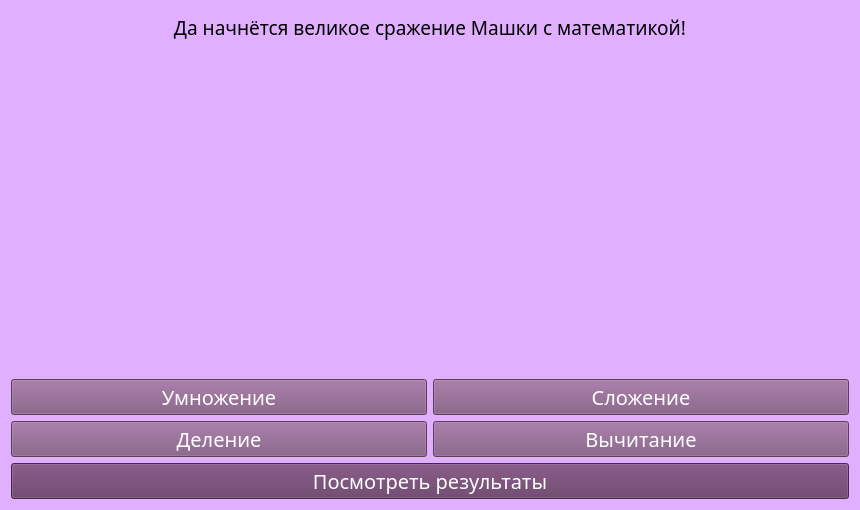
<?xml version="1.0" encoding="UTF-8"?>
<ui version="4.0">
 <class>Form</class>
 <widget class="QWidget" name="Form">
  <property name="geometry">
   <rect>
    <x>0</x>
    <y>0</y>
    <width>860</width>
    <height>510</height>
   </rect>
  </property>
  <property name="windowTitle">
   <string>Form</string>
  </property>
  <property name="styleSheet">
   <string notr="true">background-color: rgb(225, 175, 255);</string>
  </property>
  <layout class="QGridLayout" name="gridLayout">
   <item row="2" column="1">
    <widget class="QPushButton" name="summ">
     <property name="font">
      <font>
       <family>Segoe Print</family>
       <pointsize>15</pointsize>
      </font>
     </property>
     <property name="styleSheet">
      <string notr="true">background-color: rgb(129, 86, 129);
color: rgb(255, 255, 255);</string>
     </property>
     <property name="text">
      <string>Сложение</string>
     </property>
    </widget>
   </item>
   <item row="2" column="0">
    <widget class="QPushButton" name="mult">
     <property name="font">
      <font>
       <family>Segoe Print</family>
       <pointsize>15</pointsize>
      </font>
     </property>
     <property name="styleSheet">
      <string notr="true">background-color: rgb(129, 86, 129);
color: rgb(255, 255, 255);</string>
     </property>
     <property name="text">
      <string>Умножение</string>
     </property>
    </widget>
   </item>
   <item row="3" column="1">
    <widget class="QPushButton" name="dedact">
     <property name="font">
      <font>
       <family>Segoe Print</family>
       <pointsize>15</pointsize>
      </font>
     </property>
     <property name="styleSheet">
      <string notr="true">background-color: rgb(129, 86, 129);
color: rgb(255, 255, 255);</string>
     </property>
     <property name="text">
      <string>Вычитание</string>
     </property>
    </widget>
   </item>
   <item row="1" column="0" colspan="2">
    <widget class="QLabel" name="img">
     <property name="enabled">
      <bool>true</bool>
     </property>
     <property name="sizePolicy">
      <sizepolicy hsizetype="Preferred" vsizetype="Preferred">
       <horstretch>0</horstretch>
       <verstretch>2</verstretch>
      </sizepolicy>
     </property>
     <property name="minimumSize">
      <size>
       <width>838</width>
       <height>323</height>
      </size>
     </property>
     <property name="maximumSize">
      <size>
       <width>838</width>
       <height>323</height>
      </size>
     </property>
     <property name="layoutDirection">
      <enum>Qt::LeftToRight</enum>
     </property>
     <property name="text">
      <string/>
     </property>
     <property name="alignment">
      <set>Qt::AlignCenter</set>
     </property>
    </widget>
   </item>
   <item row="3" column="0">
    <widget class="QPushButton" name="divide">
     <property name="font">
      <font>
       <family>Segoe Print</family>
       <pointsize>15</pointsize>
      </font>
     </property>
     <property name="styleSheet">
      <string notr="true">background-color: rgb(129, 86, 129);
color: rgb(255, 255, 255);</string>
     </property>
     <property name="text">
      <string>Деление</string>
     </property>
    </widget>
   </item>
   <item row="0" column="0" colspan="2">
    <widget class="QLabel" name="label">
     <property name="maximumSize">
      <size>
       <width>16777215</width>
       <height>100</height>
      </size>
     </property>
     <property name="font">
      <font>
       <family>Segoe Print</family>
       <pointsize>14</pointsize>
      </font>
     </property>
     <property name="layoutDirection">
      <enum>Qt::LeftToRight</enum>
     </property>
     <property name="text">
      <string>Да начнётся великое сражение Машки с математикой!</string>
     </property>
     <property name="alignment">
      <set>Qt::AlignCenter</set>
     </property>
     <property name="wordWrap">
      <bool>true</bool>
     </property>
    </widget>
   </item>
   <item row="4" column="0" colspan="2">
    <widget class="QPushButton" name="resultButton">
     <property name="font">
      <font>
       <family>Segoe Print</family>
       <pointsize>15</pointsize>
      </font>
     </property>
     <property name="styleSheet">
      <string notr="true">background-color: rgb(100, 57, 100);
color: rgb(255, 255, 255);</string>
     </property>
     <property name="text">
      <string>Посмотреть результаты</string>
     </property>
    </widget>
   </item>
  </layout>
 </widget>
 <resources/>
 <connections/>
</ui>
